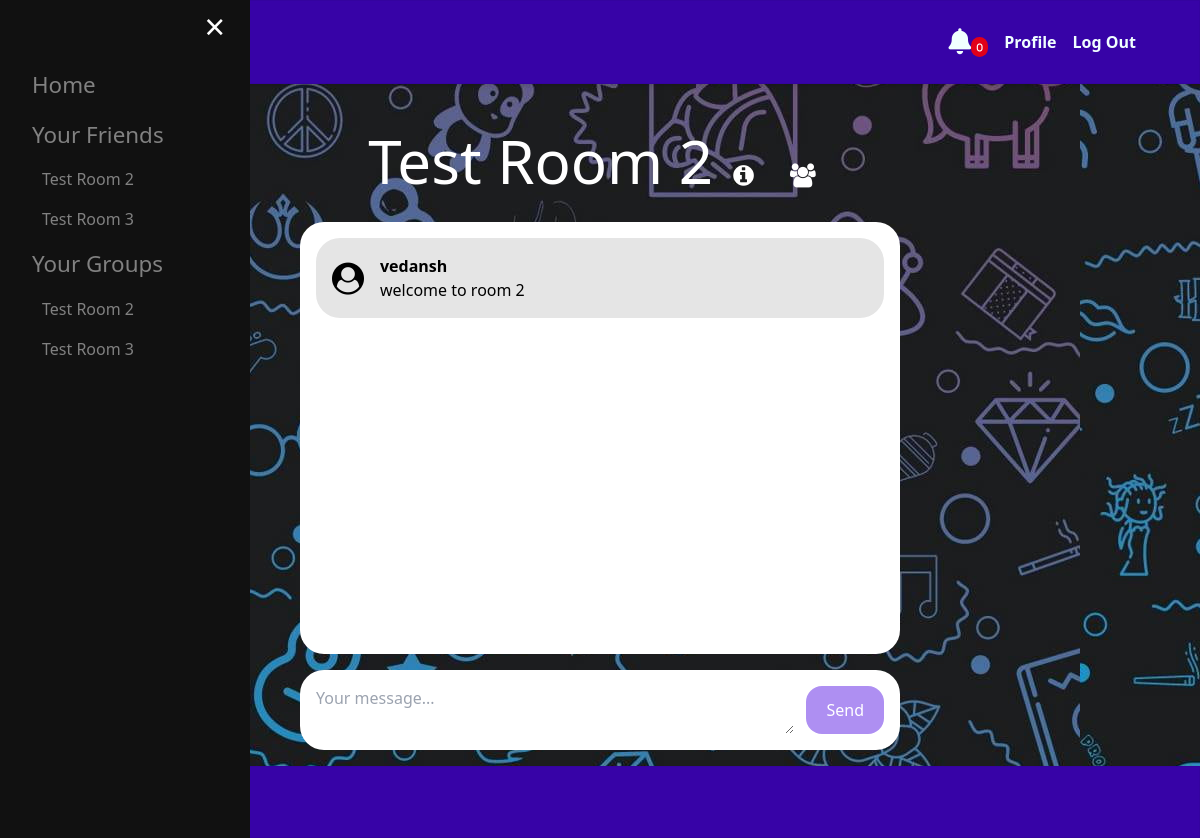
Page /rooms/room/test-room-2-11adbb68-7b01-424b-aac8-b8fb41debb29/ (signed in) on the earlier database version.
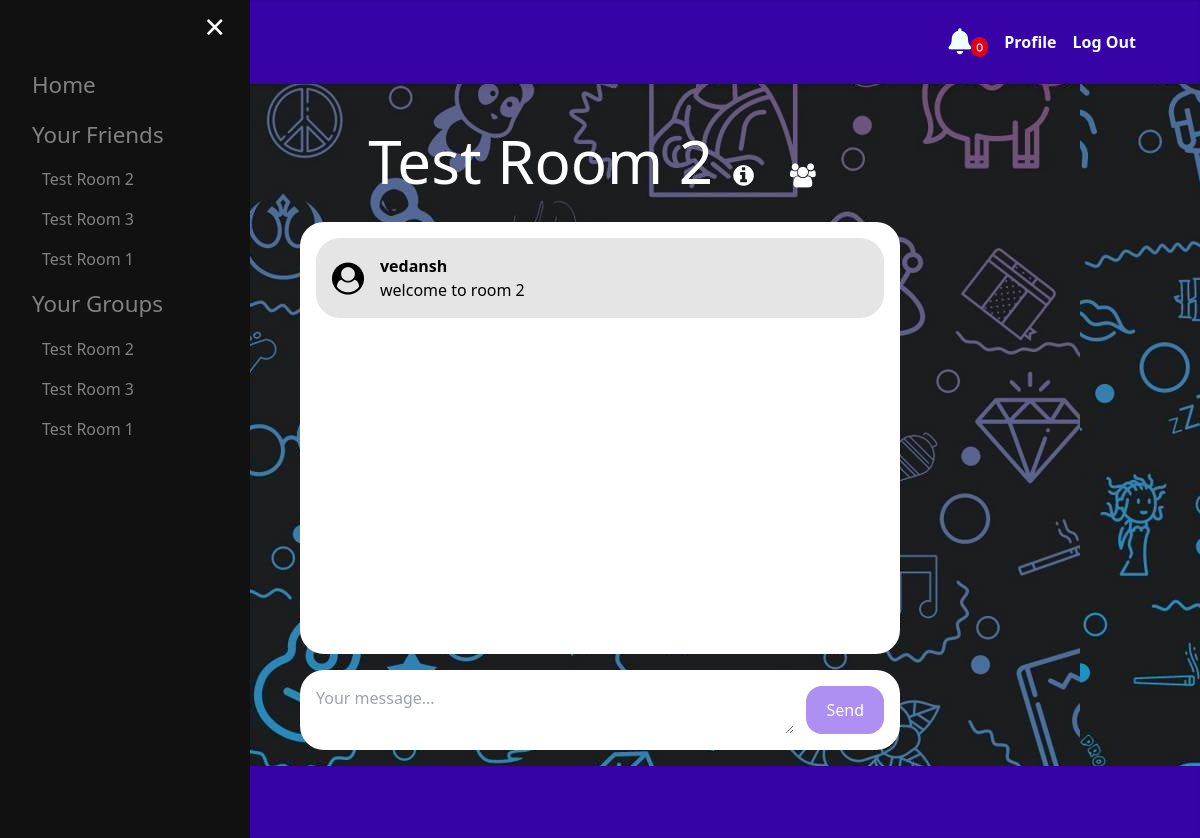
Same page on the later database version.
### rooms/models.py (models this page shows, shortened)
class RoomMembership(models.Model):
    user = models.ForeignKey(User, on_delete=models.CASCADE)
    room = models.ForeignKey(Room, on_delete=models.CASCADE)
    is_allowed = models.BooleanField(default=True)
    class Meta:
        unique_together = ('user', 'room',)

class Room(models.Model):
    name = models.CharField(max_length=20)
    slug = models.SlugField(unique=True, db_index=True, default="", null=False)
    created_by = models.ForeignKey(User, on_delete=models.DO_NOTHING, null=True, editable=False)
    created_at = models.DateTimeField(auto_now_add=True)
    room_id = models.UUIDField(default=uuid.uuid4, primary_key=True, editable=False, null=False)
    is_public = models.BooleanField(default=False)
    description = models.CharField(max_length=200, null=True, blank=True)
    objects = RoomManager()

class Message(models.Model):
    room = models.ForeignKey(Room, on_delete=models.CASCADE, related_name="messages")
    user = models.ForeignKey(User, on_delete=models.CASCADE, related_name="messages")
    message_text = models.TextField()
    date_added = models.DateTimeField(auto_now_add=True)
    class Meta:
        ordering = ('date_added', )

### rooms/views.py (the view, shortened to what this page needs)
# urls.py: path('room/<slug:slug>/', view=views.room, name='room'),
@login_required
def room(request, slug):
    print(f"room: {slug} accessed")
    user_name = request.session.get("username")
    user_id = User.objects.get(username=user_name).id
    room = Room.objects.get(slug=slug)
    rooms = RoomMembership.objects.filter(user=user_id)
    participants = RoomMembership.objects.filter(room=room)
    is_participant_of_room = True if len(RoomMembership.objects.filter(room=room).filter(user=user_id))>0 else False
    if is_participant_of_room:
        messages = Message.objects.filter(room=room)
        print("public room accessed by participant")
        return render(request, "rooms/room.html", context={
            "room":room,
            "messages":messages,
            "rooms":rooms,
            "has_permission":True,
            "participants":participants,
            "is_participant":is_participant_of_room
        })

### rooms/templates/rooms/room.html (shortened to what this page needs)
{% extends 'core/base.html' %}
{% load static %}
{% block css_files %}
<link rel="stylesheet" href="{% static 'rooms/room.css' %}">
<link rel="stylesheet" href="https://cdnjs.cloudflare.com/ajax/libs/font-awesome/4.7.0/css/font-awesome.min.css">
{% endblock %}
{% block content %}
<div class="room-heading">
    <a id="room-desc">{{ room.name }}</a>
    <i class="fa fa-info-circle" aria-hidden="true" id="icon1" title="Group Info" style="font-size: 1.5rem;"></i>
    <i class="fa fa-users" aria-hidden="true" id="icon2" title="All Participants" style="font-size: 1.5rem;"></i>
</div>
{% if has_permission %}
<div class="chat-messages-container">
    <div class="chat-messages" id="chat-messages">
        {% for message in messages %}
        <div class="chat-message-box">
            <div class="chat-user-icon">
                <i class="fa fa-user-circle" aria-hidden="true" id="user-icon"></i>
            </div>
            <div class="chat-msg">
                <p class="font-semibold">{{ message.user.username }}</p>
                <p id="chat-message">{{ message.message_text }}</p>
            </div>
        </div>
        {% endfor %}
    </div>
</div>
{% if is_participant %}
<div class="chat-msg-input-container">
    <form action="." method="post" class="flex">
        <textarea name="content" id="chat-msg-input" class="flex-1 mr-3" placeholder="Your message..."></textarea>
        <button class="chat-msg-send" id="chat-msg-send">Send</button>
    </form>
</div>
{% else %}
<div id="join-room">
    <a id="join-room-btn" href="{% url 'join_chat_room' room.slug %}">Join Chat!</a>
</div>
{% endif %}
{% else %}
<h1 id="permission-denied">Permission denied for this room!</h1>
{% endif %}
{% endblock %}

### core/templates/core/base.html (shortened to what this page needs)
{% load static %}
<!DOCTYPE html>
<html lang="en">
<head>
    <script src="https://cdn.tailwindcss.com" ></script>
    <link rel="stylesheet" href="{% static 'core/base.css' %}">
    <link rel="stylesheet" href="https://cdnjs.cloudflare.com/ajax/libs/font-awesome/6.4.0/css/all.min.css" />
    {% block css_files %}{% endblock %}
</head>
<body>
    <nav>
        <div id="app-name">
            <a href="/">Moon Chat</a>
        </div>
        <div class="flex items-center space-x-4" id="user-buttons">
            {% if request.user.is_authenticated %}
                <a class="nav-link " href="#"  data-bs-toggle="dropdown" aria-expanded="false">
                    <i id="bellCount" class="fa-solid fa-bell" data-count="0" ></i>
                </a>
                <button type="menu">Profile</button>
                <a href="/logout/" id="logout">Log Out</a>
            {% else %}
                <a href="/login/"  id="login">Log In</a>
                <a href="/signup/" id="signup">Sign Up</a>
            {% endif %}
        </div>
    </nav>
    {% if request.user.is_authenticated %}
        <div id="mySidebar" class="sidebar">
            <a href="javascript:void(0)" class="closebtn" onclick="closeNav()">×</a>
            <a href="/" id="sidebar-label">Home</a>
            <a id="sidebar-label">Your Friends</a>
            {% for r in rooms %}
                <h3><a href="{% url 'room' r.room.slug %}" id="sidebar-friend-name">{{ r.room.name }}</a></h3>
            {% endfor %}
            <a id="sidebar-label">Your Groups</a>
            {% for r in rooms %}
                <h3><a href="{% url 'room' r.room.slug %}" id="sidebar-room-name">{{ r.room.name }}</a></h3>
            {% endfor %}
        </div>
    {% endif %}
    <div class="content">
        {% if request.user.is_authenticated %}
        <button class="openbtn" onclick="openNav()">☰</button>
        {% endif %}
        {% block content %}
        {% endblock %}
    </div>
    <footer class="footer">
    </footer>
</body>
</html>

Differences in the rows shown:
added RoomMembership: room.name "Test Room 1"
